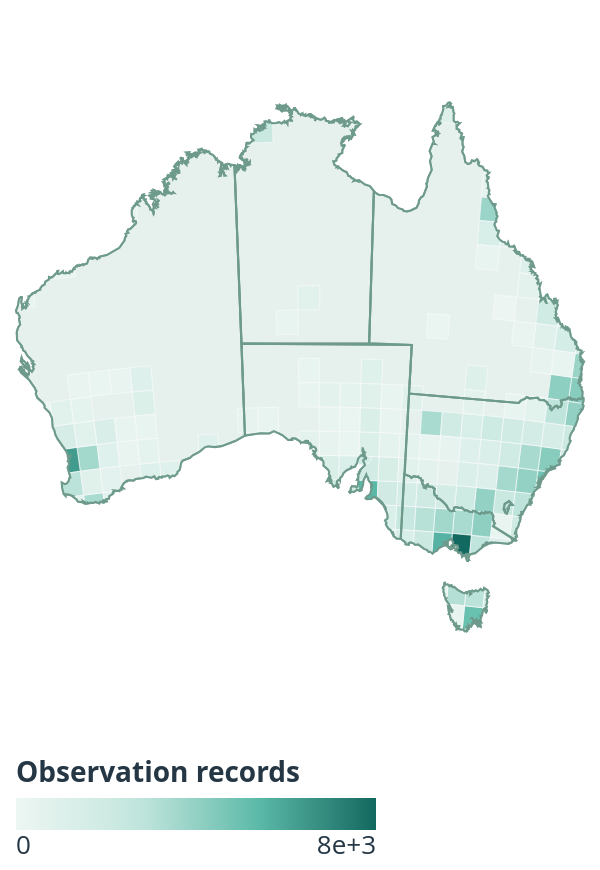

Vega-Lite specification for this chart:
### Vega-Lite specification from a JSON file in a GitHub repository (floating-point values rounded to 4 significant figures; data arrays with more than 128 entries replaced by an {"elided": "..."} marker saying what was removed)
{"$schema": "https://vega.github.io/schema/vega-lite/v5.json", "width": "container", "height": 435, "autosize": {"type": "fit", "contains": "padding"}, "projection": {"type": "conicEqualArea", "rotate": [-134, 0, 0], "center": [0, -26], "parallels": [-18, -36]}, "layer": [{"data": {"values": [{"type": "Feature", "properties": {"STATE_NAME": "Australian Capital Territory", "abbrev": "ACT", "records": 533, "species": 96}, "geometry": {"type": "Polygon", "coordinates": [[[149.1, -35.59], [149.1, -35.59], [149.1, -35.71], [149.1, -35.92], [149.0, -35.9], [148.9, -35.82], [148.9, -35.72], [148.8, -35.75], [148.8, -35.66], [148.8, -35.32], [149.1, -35.13], [149.4, -35.33], [149.2, -35.35], [149.1, -35.43], [149.1, -35.59]]]}}, {"type": "Feature", "properties": {"STATE_NAME": "New South Wales", "abbrev": "NSW", "records": 23626, "species": 344}, "geometry": {"type": "Polygon", "coordinates": {"elided": "2 rows, 540 float values in total"}}}, {"type": "Feature", "properties": {"STATE_NAME": "Northern Territory", "abbrev": "NT", "records": 827, "species": 89}, "geometry": {"type": "Polygon", "coordinates": {"elided": "1x373x2 float values"}}}, {"type": "Feature", "properties": {"STATE_NAME": "Queensland", "abbrev": "QLD", "records": 10782, "species": 359}, "geometry": {"type": "Polygon", "coordinates": {"elided": "1x420x2 float values"}}}, {"type": "Feature", "properties": {"STATE_NAME": "South Australia", "abbrev": "SA", "records": 7756, "species": 265}, "geometry": {"type": "Polygon", "coordinates": {"elided": "1x195x2 float values"}}}, {"type": "Feature", "properties": {"STATE_NAME": "Tasmania", "abbrev": "TAS", "records": 6416, "species": 141}, "geometry": {"type": "Polygon", "coordinates": {"elided": "1x195x2 float values"}}}, {"type": "Feature", "properties": {"STATE_NAME": "Victoria", "abbrev": "VIC", "records": 19826, "species": 272}, "geometry": {"type": "Polygon", "coordinates": {"elided": "1x158x2 float values"}}}, {"type": "Feature", "properties": {"STATE_NAME": "Western Australia", "abbrev": "WA", "records": 10502, "species": 236}, "geometry": {"type": "Polygon", "coordinates": {"elided": "1x644x2 float values"}}}]}, "mark": {"type": "geoshape", "fill": "#E6F1ED", "stroke": "#9DBFB3", "strokeWidth": 1.0}}, {"data": {"values": {"elided": "144 records"}}, "mark": {"type": "geoshape", "stroke": "#F8FAFB", "strokeWidth": 0.35}, "encoding": {"color": {"field": "map_records", "type": "quantitative", "title": "Recorded observations", "scale": {"type": "sqrt", "domain": [0, 7597], "range": ["#EDF6F3", "#C5E7DF", "#5CBBAA", "#12695F"]}, "legend": {"orient": "bottom", "gradientLength": 180, "title": "Observation records", "format": ","}}, "tooltip": [{"field": "properties.label", "type": "nominal", "title": "Map grid cell"}, {"field": "map_records", "type": "quantitative", "title": "Records", "format": ","}]}, "transform": [{"calculate": "toNumber(datum.properties.records)", "as": "map_records"}]}, {"data": {"values": [{"type": "Feature", "properties": {"STATE_NAME": "Australian Capital Territory", "abbrev": "ACT", "records": 533, "species": 96}, "geometry": {"type": "Polygon", "coordinates": [[[149.1, -35.59], [149.1, -35.59], [149.1, -35.71], [149.1, -35.92], [149.0, -35.9], [148.9, -35.82], [148.9, -35.72], [148.8, -35.75], [148.8, -35.66], [148.8, -35.32], [149.1, -35.13], [149.4, -35.33], [149.2, -35.35], [149.1, -35.43], [149.1, -35.59]]]}}, {"type": "Feature", "properties": {"STATE_NAME": "New South Wales", "abbrev": "NSW", "records": 23626, "species": 344}, "geometry": {"type": "Polygon", "coordinates": {"elided": "2 rows, 540 float values in total"}}}, {"type": "Feature", "properties": {"STATE_NAME": "Northern Territory", "abbrev": "NT", "records": 827, "species": 89}, "geometry": {"type": "Polygon", "coordinates": {"elided": "1x373x2 float values"}}}, {"type": "Feature", "properties": {"STATE_NAME": "Queensland", "abbrev": "QLD", "records": 10782, "species": 359}, "geometry": {"type": "Polygon", "coordinates": {"elided": "1x420x2 float values"}}}, {"type": "Feature", "properties": {"STATE_NAME": "South Australia", "abbrev": "SA", "records": 7756, "species": 265}, "geometry": {"type": "Polygon", "coordinates": {"elided": "1x195x2 float values"}}}, {"type": "Feature", "properties": {"STATE_NAME": "Tasmania", "abbrev": "TAS", "records": 6416, "species": 141}, "geometry": {"type": "Polygon", "coordinates": {"elided": "1x195x2 float values"}}}, {"type": "Feature", "properties": {"STATE_NAME": "Victoria", "abbrev": "VIC", "records": 19826, "species": 272}, "geometry": {"type": "Polygon", "coordinates": {"elided": "1x158x2 float values"}}}, {"type": "Feature", "properties": {"STATE_NAME": "Western Australia", "abbrev": "WA", "records": 10502, "species": 236}, "geometry": {"type": "Polygon", "coordinates": {"elided": "1x644x2 float values"}}}]}, "mark": {"type": "geoshape", "fillOpacity": 0, "stroke": "#6E9A8C", "strokeWidth": 1.05}}], "config": {"background": null, "view": {"stroke": null}, "axis": {"labelColor": "#253745", "titleColor": "#253745", "gridColor": "#E5EAF0", "tickColor": "#B0BFC7", "labelFont": "Open Sans", "titleFont": "Open Sans", "labelFontSize": 13, "titleFontSize": 15, "labelPadding": 7, "titlePadding": 10}, "legend": {"labelColor": "#253745", "titleColor": "#253745", "labelFont": "Open Sans", "titleFont": "Open Sans", "labelFontSize": 13, "titleFontSize": 14, "labelLimit": 185, "titleLimit": 200}, "title": {"font": "Open Sans", "color": "#253745", "fontSize": 17}, "font": "Open Sans"}}
